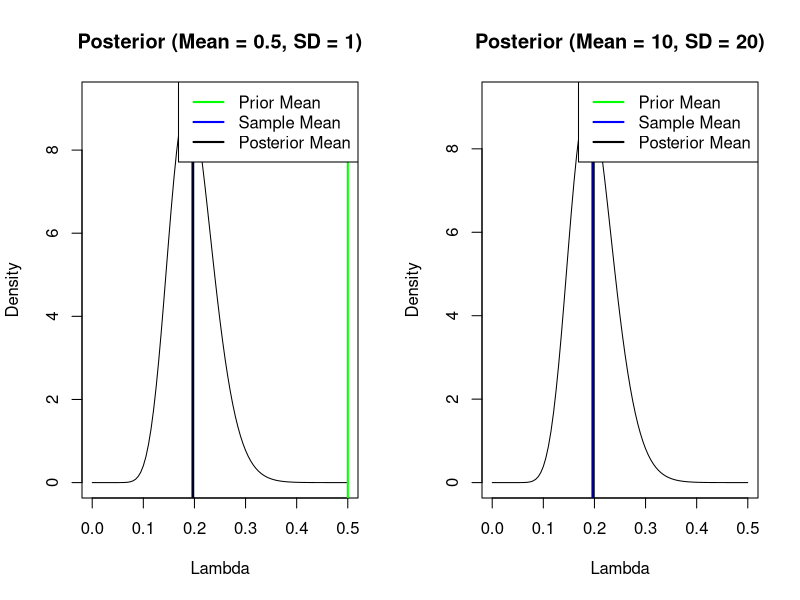

The R source for this figure:

# Sample size
n <- 20
# Average waiting time per customer (in minutes)
avg_time <- 5.1
# Total observed waiting time
total_time <- n * avg_time

# Case 1: Prior mean = 0.5, SD = 1
mean1 <- 0.5
sd1 <- 1
alpha1 <- (mean1 / sd1)^2
beta1 <- mean1 / (sd1^2)

# Case 2: Prior mean = 10, SD = 20
mean2 <- 10
sd2 <- 20
alpha2 <- (mean2 / sd2)^2
beta2 <- mean2 / (sd2^2)

# Posterior parameters
# Posterior alpha = alpha_prior + n
# Posterior beta = beta_prior + total_time

# Case 1 Posterior
alpha_post1 <- alpha1 + n
beta_post1 <- beta1 + total_time

# Case 2 Posterior
alpha_post2 <- alpha2 + n
beta_post2 <- beta2 + total_time

# Posterior means
lambda_post_mean1 <- alpha_post1 / beta_post1
lambda_post_mean2 <- alpha_post2 / beta_post2

# Plot the posterior distributions
par(mfrow = c(1, 2))  # two plots side by side

# Case 1 posterior distribution
curve(dgamma(x, shape = alpha_post1, rate = beta_post1), 
      from = 0, to = 0.5, 
      main = "Posterior (Mean = 0.5, SD = 1)", 
      xlab = "Lambda", 
      ylab = "Density")

# Add prior mean, sample mean, and posterior mean lines
abline(v = mean1, col = "green", lwd = 2)  # prior mean
abline(v = 1 / avg_time, col = "blue", lwd = 2)  # sample mean
abline(v = lambda_post_mean1, col = "black", lwd = 2)  # posterior mean

legend("topright", legend = c("Prior Mean", "Sample Mean", "Posterior Mean"), 
       col = c("green", "blue", "black"), lwd = 2)

# Case 2 posterior distribution
curve(dgamma(x, shape = alpha_post2, rate = beta_post2), 
      from = 0, to = 0.5, 
      main = "Posterior (Mean = 10, SD = 20)", 
      xlab = "Lambda", 
      ylab = "Density")

# Add prior mean, sample mean, and posterior mean lines
abline(v = mean2, col = "green", lwd = 2)  # prior mean
abline(v = 1 / avg_time, col = "blue", lwd = 2)  # sample mean
abline(v = lambda_post_mean2, col = "black", lwd = 2)  # posterior mean

legend("topright", legend = c("Prior Mean", "Sample Mean", "Posterior Mean"), 
       col = c("green", "blue", "black"), lwd = 2)

# Posterior means
cat("Case 1 Posterior Mean (Mean = 0.5, SD = 1):", lambda_post_mean1, "\n")
cat("Case 2 Posterior Mean (Mean = 10, SD = 20):", lambda_post_mean2, "\n")


#Conclusion : 
#The posterior distribution for Case 1 (with prior mean = 0.5, SD = 1) 
#will be more concentrated around smaller values of λ, reflecting the 
#more informative prior.

#The posterior distribution for Case 2 (with prior mean = 10, SD = 20) 
#is broader and less concentrated, indicating a less informative prior.
